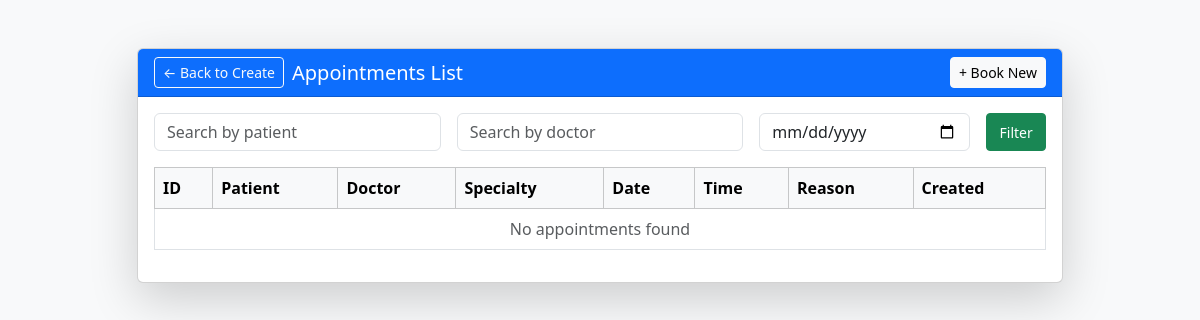
The page /appointments/list/ on the database as committed earlier.
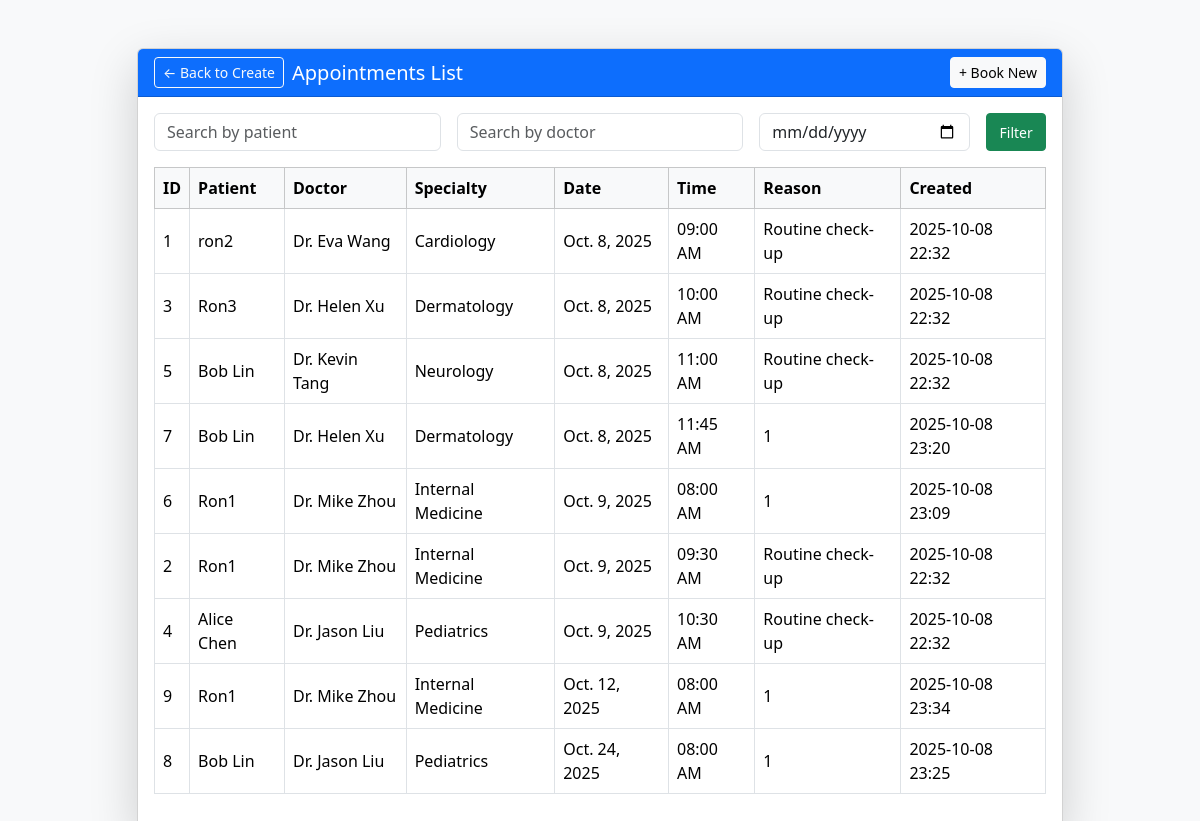
The same page on the database as committed later.
### appointments/models.py (models this page shows, shortened)
class Appointment(models.Model):
    patient = models.ForeignKey(Patient, on_delete=models.CASCADE)
    doctor = models.ForeignKey(Doctor, on_delete=models.CASCADE)
    appointment_date = models.DateField()
    appointment_time = models.TimeField()
    created_at = models.DateTimeField(auto_now_add=True)
    reason = models.TextField(blank=True, null=True)
    class Meta:
        constraints = [
            models.UniqueConstraint(
                fields=["doctor", "appointment_date", "appointment_time"],
                name="uniq_doctor_date_time"
            )
        ]
        ordering = ["appointment_date", "appointment_time", "doctor_id"]

class Patient(models.Model):
    name = models.CharField(max_length=100)
    email = models.EmailField()
    phone = models.CharField(max_length=20)

class Doctor(models.Model):
    name = models.CharField(max_length=100)
    specialty = models.CharField(max_length=100)

### appointments/views.py (the view)
# urls.py: path('appointments/list/', appointment_list_html, name='appointment_list'),
def appointment_list_html(request):
    q_patient = request.GET.get("patient", "").strip()
    q_doctor  = request.GET.get("doctor", "").strip()
    q_date    = request.GET.get("date", "").strip()
    qs = Appointment.objects.select_related("patient", "doctor").order_by(
        "appointment_date", "appointment_time"
    )
    if q_patient:
        qs = qs.filter(patient__name__icontains=q_patient)
    if q_doctor:
        qs = qs.filter(doctor__name__icontains=q_doctor)
    if q_date:
        d = parse_date(q_date)
        if d:
            qs = qs.filter(appointment_date=d)
    paginator = Paginator(qs, 20)
    page_obj = paginator.get_page(request.GET.get("page", 1))
    ctx = {
        "page_obj": page_obj,
        "q_patient": q_patient,
        "q_doctor": q_doctor,
        "q_date": q_date,
    }
    return render(request, "appointments/appointment_list.html", ctx)

### appointments/templates/appointments/appointment_list.html (shortened to what this page needs)
<!DOCTYPE html>
<html lang="en">
<head>
  <link href="https://cdn.jsdelivr.net/npm/bootstrap@5.3.3/dist/css/bootstrap.min.css" rel="stylesheet">
</head>
<body class="bg-light">
  <div class="container mt-5">
    <div class="row justify-content-center">
      <div class="col-md-10">
        <div class="card shadow-lg">
<div class="card-header bg-primary text-white d-flex justify-content-between align-items-center">
  <div class="d-flex align-items-center gap-2">
    <a href="{% url 'make_appointment_page' %}" class="btn btn-sm btn-outline-light">&larr; Back to Create</a>
    <h5 class="mb-0">Appointments List</h5>
  </div>
  <div>
    <a href="{% url 'make_appointment_page' %}" class="btn btn-sm btn-light">+ Book New</a>
  </div>
</div>
          <div class="card-body">
            <form method="get" class="row g-3 mb-3">
              <div class="col-md-4">
                <input type="text" class="form-control" name="patient" placeholder="Search by patient" value="{{ q_patient }}">
              </div>
              <div class="col-md-4">
                <input type="text" class="form-control" name="doctor" placeholder="Search by doctor" value="{{ q_doctor }}">
              </div>
              <div class="col-md-3">
                <input type="date" class="form-control" name="date" value="{{ q_date }}">
              </div>
              <div class="col-md-1 d-grid">
                <button type="submit" class="btn btn-success btn-sm">Filter</button>
              </div>
            </form>
            <div class="table-responsive">
              <table class="table table-bordered table-hover align-middle">
                <thead class="table-light">
                  <tr>
                    <th>ID</th>
                    <th>Patient</th>
                    <th>Doctor</th>
                    <th>Specialty</th>
                    <th>Date</th>
                    <th>Time</th>
                    <th>Reason</th>
                    <th>Created</th>
                  </tr>
                </thead>
                <tbody>
                  {% for ap in page_obj %}
                  <tr>
                    <td>{{ ap.id }}</td>
                    <td>{{ ap.patient.name }}</td>
                    <td>{{ ap.doctor.name }}</td>
                    <td>{{ ap.doctor.specialty }}</td>
                    <td>{{ ap.appointment_date }}</td>
                    <td>{{ ap.appointment_time|time:"h:i A" }}</td>
                    <td>{{ ap.reason|default:"-" }}</td>
                    <td>{{ ap.created_at|date:"Y-m-d H:i" }}</td>
                  </tr>
                  {% empty %}
                  <tr><td colspan="8" class="text-center text-muted">No appointments found</td></tr>
                  {% endfor %}
                </tbody>
              </table>
            </div>
          </div>
        </div>
      </div>
    </div>
  </div>
</body>
</html>

Rows that differ between the two databases and show on the page:
added Appointment: id "1", patient.name "ron2", doctor.name "Dr. Eva Wang", doctor.specialty "Cardiology", appointment_date "Oct. 8, 2025", appointment_time "09:00 AM", reason "Routine check-up", created_at "2025-10-08 22:32"
added Appointment: id "3", patient.name "Ron3", doctor.name "Dr. Helen Xu", doctor.specialty "Dermatology", appointment_date "Oct. 8, 2025", appointment_time "10:00 AM", reason "Routine check-up", created_at "2025-10-08 22:32"
added Appointment: id "5", patient.name "Bob Lin", doctor.name "Dr. Kevin Tang", doctor.specialty "Neurology", appointment_date "Oct. 8, 2025", appointment_time "11:00 AM", reason "Routine check-up", created_at "2025-10-08 22:32"
added Appointment: id "7", patient.name "Bob Lin", doctor.name "Dr. Helen Xu", doctor.specialty "Dermatology", appointment_date "Oct. 8, 2025", appointment_time "11:45 AM", reason "1", created_at "2025-10-08 23:20"
added Appointment: id "6", patient.name "Ron1", doctor.name "Dr. Mike Zhou", doctor.specialty "Internal Medicine", appointment_date "Oct. 9, 2025", appointment_time "08:00 AM", reason "1", created_at "2025-10-08 23:09"
added Appointment: id "2", patient.name "Ron1", doctor.name "Dr. Mike Zhou", doctor.specialty "Internal Medicine", appointment_date "Oct. 9, 2025", appointment_time "09:30 AM", reason "Routine check-up", created_at "2025-10-08 22:32"
added Appointment: id "4", patient.name "Alice Chen", doctor.name "Dr. Jason Liu", doctor.specialty "Pediatrics", appointment_date "Oct. 9, 2025", appointment_time "10:30 AM", reason "Routine check-up", created_at "2025-10-08 22:32"
added Appointment: id "9", patient.name "Ron1", doctor.name "Dr. Mike Zhou", doctor.specialty "Internal Medicine", appointment_date "Oct. 12, 2025", appointment_time "08:00 AM", reason "1", created_at "2025-10-08 23:34"
added Appointment: id "8", patient.name "Bob Lin", doctor.name "Dr. Jason Liu", doctor.specialty "Pediatrics", appointment_date "Oct. 24, 2025", appointment_time "08:00 AM", reason "1", created_at "2025-10-08 23:25"
Other text that changed with them:
text no longer shown: "No appointments found"
